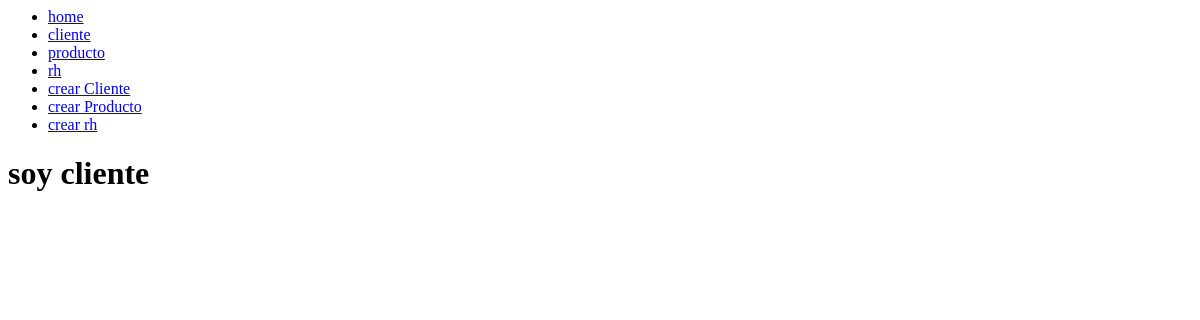
Page /Cliente/ on the earlier database version.
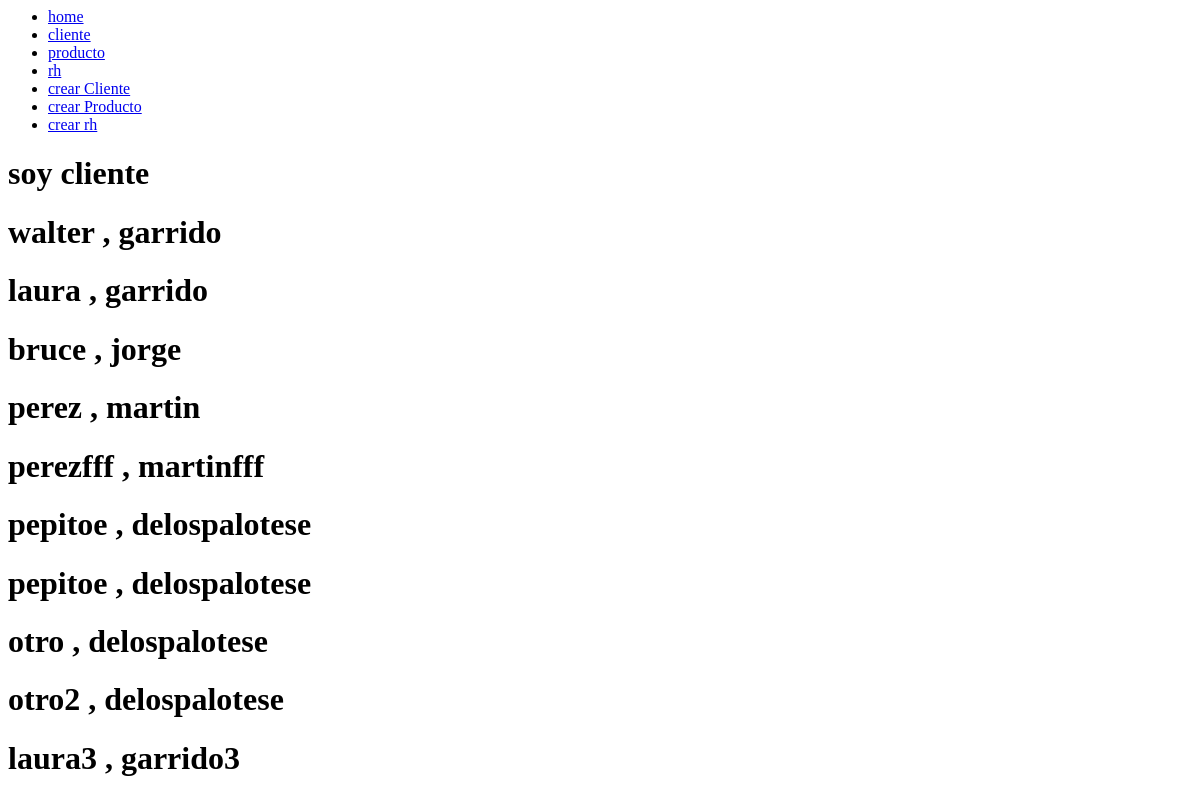
Same page on the later database version.
### Appcoder/models.py (models this page shows)
class Cliente(models.Model):
    Nombre = models.CharField(max_length=100)
    Apellido = models.CharField(max_length=100)
    email = models.EmailField()

### Appcoder/views.py (the view)
# urls.py: path('Cliente/',views.cliente),
def cliente(request):
    clientes = Cliente.objects.all()
    return render (request,'cliente.html',{
        'clientes':clientes
    })

### Appcoder/templates/cliente.html
{% extends 'index.html' %}
{% block content %}
<h1> soy cliente<h1>
    {%for cliente in clientes%}
     <h1>{{cliente.Nombre}} , {{cliente.Apellido}}<h1>
    {%endfor%}
{% endblock  %}

### Appcoder/templates/index.html
<nav>
    <ul>
    <li>
        <a href='/'> home<a>
    </li>
    <li>
        <a href='/Cliente'> cliente<a>
    </li>
    <li><a href='/producto'> producto<a></li>
    <li><a href='/rh'> rh<a></li>
        <li><a href='/crearCliente'> crear Cliente<a></li>
            <li><a href='/crearProducto'> crear Producto<a></li>
                <li><a href='/crearRh'> crear rh<a></li>
    </ul>
    </nav>
    {% block content %}
    {% endblock  %}

Differences in the rows shown:
added Cliente: Nombre "walter", Apellido "garrido"
added Cliente: Nombre "laura", Apellido "garrido"
added Cliente: Nombre "bruce", Apellido "jorge"
added Cliente: Nombre "perez", Apellido "martin"
added Cliente: Nombre "perezfff", Apellido "martinfff"
added Cliente: Nombre "pepitoe", Apellido "delospalotese"
added Cliente: Nombre "pepitoe", Apellido "delospalotese"
added Cliente: Nombre "otro", Apellido "delospalotese"
added Cliente: Nombre "otro2", Apellido "delospalotese"
added Cliente: Nombre "laura3", Apellido "garrido3"
